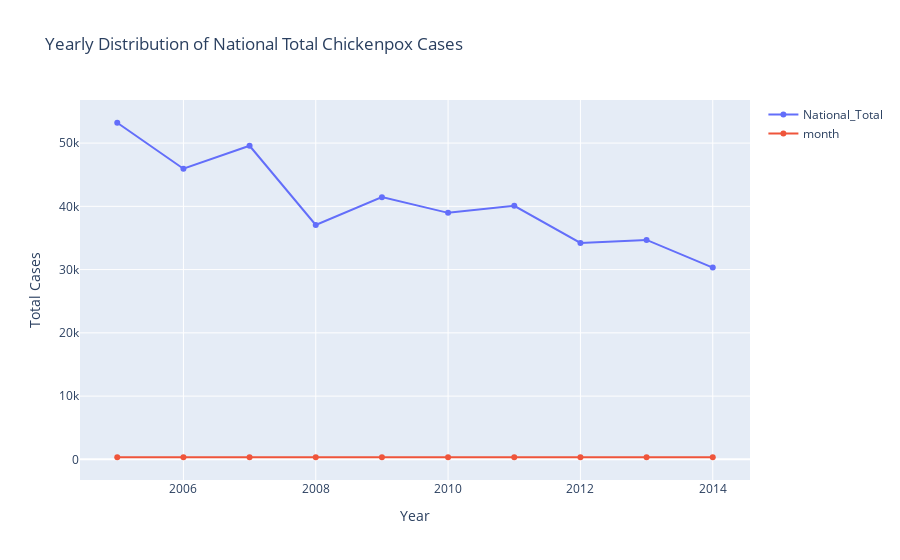

The notebook cell this image was saved under:
### Code cell
# Convert the date column to datetime type
chickenpox_df['Date'] = pd.to_datetime(chickenpox_df['Date'], dayfirst=True)

# Extract the year from the date column
chickenpox_df['Year'] = chickenpox_df['Date'].dt.year

# Extract month
chickenpox_df['month'] = chickenpox_df['Date'].dt.month

# Calculate the sum of cases for each year
yearly_cases = chickenpox_df.groupby('Year').sum()

# We only need the column year
yearly_cases = yearly_cases.drop(['BUDAPEST', 'BARANYA', 'BACS', 'BEKES', 'BORSOD', 'CSONGRAD',
       'FEJER', 'GYOR', 'HAJDU', 'HEVES', 'JASZ', 'KOMAROM', 'NOGRAD', 'PEST',
       'SOMOGY', 'SZABOLCS', 'TOLNA', 'VAS', 'VESZPREM', 'ZALA'], axis=1)

# Create the bar plot
fig = go.Figure(data=[
    go.Scatter(x=yearly_cases.index, y=yearly_cases[column], name=column) for column in yearly_cases.columns
])

# Update the layout
fig.update_layout(
    title='Yearly Distribution of National Total Chickenpox Cases',
    xaxis_title='Year',
    yaxis_title='Total Cases'
)

# Show the plot
fig.show()

### Figure 1 — Plotly figure (JSON) as saved in the notebook; plotly's stock layout.template omitted (floating-point values rounded to 4 significant figures)
{"data": [{"name": "National_Total", "type": "scatter", "x": [2005, 2006, 2007, 2008, 2009, 2010, 2011, 2012, 2013, 2014], "y": [53213, 45941, 49575, 37057, 41452, 38968, 40084, 34220, 34696, 30313]}, {"name": "month", "type": "scatter", "x": [2005, 2006, 2007, 2008, 2009, 2010, 2011, 2012, 2013, 2014], "y": [336, 335, 346, 342, 340, 339, 336, 346, 344, 342]}], "layout": {"title": {"text": "Yearly Distribution of National Total Chickenpox Cases"}, "xaxis": {"title": {"text": "Year"}}, "yaxis": {"title": {"text": "Total Cases"}}}}
